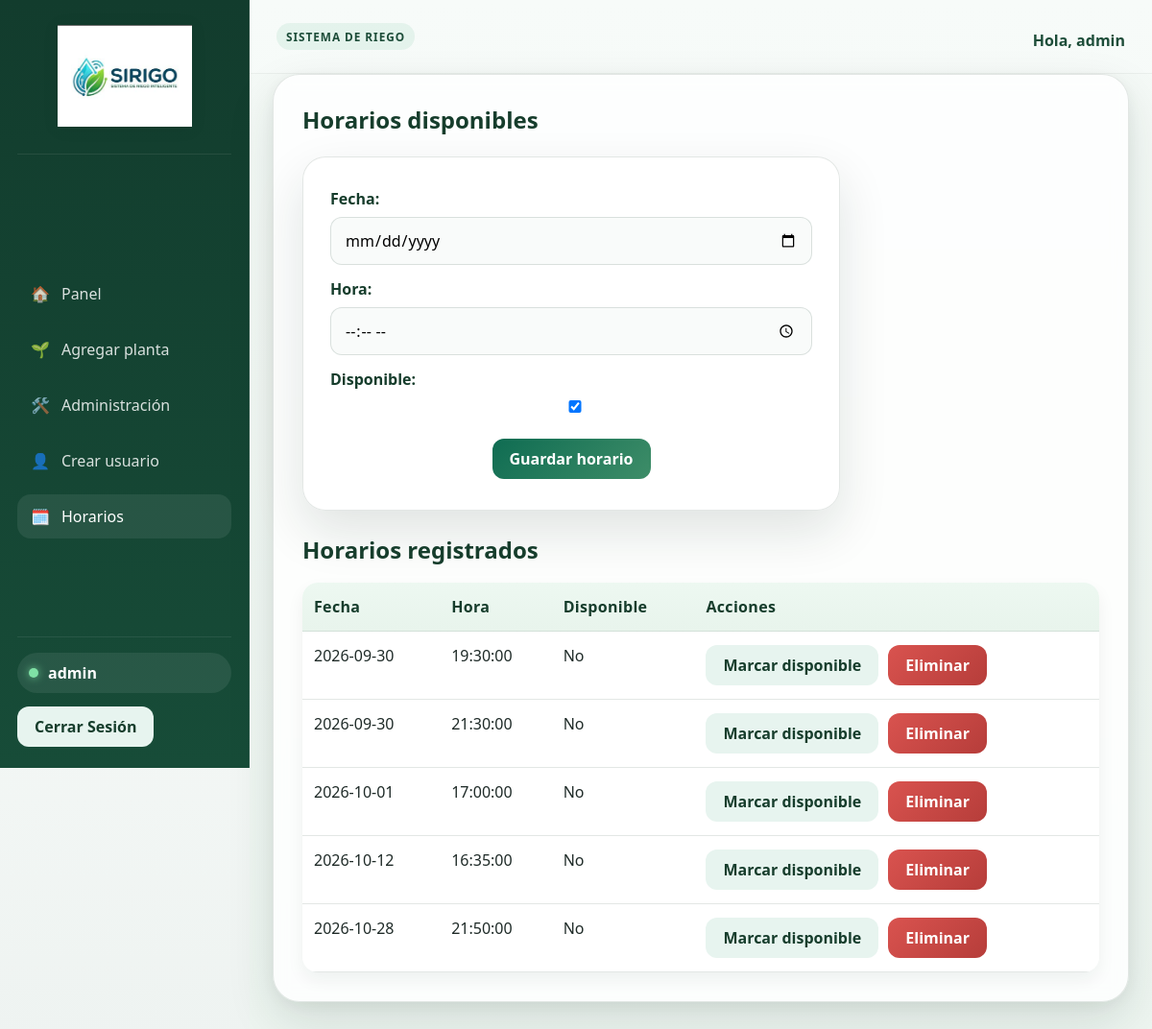
/admin-horarios/ (signed in), run on the app's committed database.
### riego/models.py (models this page shows, shortened)
class HorarioDisponible(models.Model):
    fecha = models.DateField()
    hora = models.TimeField()
    disponible = models.BooleanField(default=True)
    class Meta:
        unique_together = (('fecha', 'hora'),)

### riego/views.py (the view, shortened to what this page needs)
# urls.py: path('admin-horarios/', views.admin_horarios, name='admin_horarios'),
@staff_member_required
@never_cache
def admin_horarios(request):
    form = HorarioDisponibleForm()
    horarios = HorarioDisponible.objects.order_by('fecha', 'hora')
    return render(request, 'riego/admin_horarios.html', {'form': form, 'horarios': horarios})

### riego/forms.py
class HorarioDisponibleForm(forms.ModelForm):
    fecha = forms.DateField(widget=forms.DateInput(attrs={'type': 'date'}))
    hora = forms.TimeField(widget=forms.TimeInput(attrs={'type': 'time'}))
    class Meta:
        model = HorarioDisponible
        fields = ('fecha', 'hora', 'disponible')

### riego/templates/riego/admin_horarios.html (shortened to what this page needs)
{% extends 'riego/base.html' %}
{% block contenido %}
    <div class="page-card">
        <div class="page-header">
            <h2>Horarios disponibles</h2>
        </div>
        <div class="auth-shell" style="min-height: auto; place-items: start; padding: 0 0 24px;">
            <div class="auth-card" style="width: min(100%, 560px);">
                <form method="post" class="form-layout">
                    {{ form.as_p }}
                    <div class="form-actions">
                        <button class="btn btn-primary" type="submit">Guardar horario</button>
                    </div>
                </form>
            </div>
        </div>
        <h3 class="section-title">Horarios registrados</h3>
        {% if horarios %}
            <table class="data-table">
                <thead>
                    <tr>
                        <th>Fecha</th>
                        <th>Hora</th>
                        <th>Disponible</th>
                        <th>Acciones</th>
                    </tr>
                </thead>
                <tbody>
                    {% for horario in horarios %}
                        <tr>
                            <td>{{ horario.fecha|date:"Y-m-d" }}</td>
                            <td>{{ horario.hora|time:"H:i:s" }}</td>
                            <td>{{ horario.disponible|yesno:'Sí,No' }}</td>
                            <td>
                                <div class="page-actions">
                                    <form method="post">
                                        <button class="btn btn-secondary" type="submit">
                                            {% if horario.disponible %}Marcar no disponible{% else %}Marcar disponible{% endif %}
                                        </button>
                                    </form>
                                    <form method="post" onsubmit="return confirm('¿Eliminar este horario?');">
                                        <button class="btn btn-danger" type="submit">Eliminar</button>
                                    </form>
                                </div>
                            </td>
                        </tr>
                    {% endfor %}
                </tbody>
            </table>
        {% else %}
            <div class="empty-state">Aún no hay horarios registrados.</div>
        {% endif %}
    </div>
{% endblock %}

### riego/templates/riego/base.html (shortened to what this page needs)
{% load static %}
<!DOCTYPE html>
<html lang="es">
<head>
    <link rel="stylesheet" href="{% static 'riego/css/styles.css' %}?v=8">
</head>
<body>
    <div class="app-shell {% if user.is_authenticated %}app-shell--dashboard{% endif %}">
        {% if user.is_authenticated %}
            <aside class="sidebar">
                <div class="sidebar-brand">
                    <img class="brand-logo-img" src="{% static 'riego/images/logo.jpeg' %}" alt="SIRIGO" style="max-width: 140px; height: auto; display: block; margin: 0 auto 10px;">
                </div>
                <nav class="sidebar-nav" aria-label="Navegación principal">
                    <a class="sidebar-link {% if request.resolver_match.url_name == 'panel' %}is-active{% endif %}" href="{% url 'panel' %}">
                        <span>🏠</span>
                        <span>Panel</span>
                    </a>
                    {% if user.is_staff %}
                        <a class="sidebar-link {% if request.resolver_match.url_name == 'admin_agregar_planta' %}is-active{% endif %}" href="{% url 'admin_agregar_planta' %}">
                            <span>🌱</span>
                            <span>Agregar planta</span>
                        </a>
                    {% endif %}
                    {% if user.is_staff %}
                        <a class="sidebar-link {% if request.resolver_match.url_name == 'admin_dashboard' %}is-active{% endif %}" href="{% url 'admin_dashboard' %}">
                            <span>🛠️</span>
                            <span>Administración</span>
                        </a>
                        <a class="sidebar-link {% if request.resolver_match.url_name == 'admin_crear_usuario' %}is-active{% endif %}" href="{% url 'admin_crear_usuario' %}">
                            <span>👤</span>
                            <span>Crear usuario</span>
                        </a>
                        <a class="sidebar-link {% if request.resolver_match.url_name == 'admin_horarios' %}is-active{% endif %}" href="{% url 'admin_horarios' %}">
                            <span>🗓️</span>
                            <span>Horarios</span>
                        </a>
                    {% endif %}
                </nav>
                <div class="sidebar-footer">
                    <div class="user-pill">
                        <span class="user-dot"></span>
                        <span>{{ user.username }}</span>
                    </div>
                    <form class="logout-form" method="post" action="{% url 'logout' %}">
                        <button class="btn btn-secondary" type="submit">Cerrar Sesión</button>
                    </form>
                </div>
            </aside>
            <div class="main-panel">
                <header class="content-topbar">
                    <div>
                        <span class="section-tag">Sistema de riego</span>
                    </div>
                    <div class="content-topbar__meta">
                        <span>Hola, {{ user.username }}</span>
                    </div>
                </header>
        {% endif %}
        <main class="{% if user.is_authenticated %}page-content page-content--compact app-content-auth{% else %}page-content{% endif %}">
            {% block contenido %}{% endblock %}
        </main>
        {% if user.is_authenticated %}
            </div>
        {% endif %}
    </div>
</body>
</html>

### data on the page
HorarioDisponible: fecha "2026-09-30", hora "19:30:00", disponible "No", shows "Marcar disponible"
HorarioDisponible: fecha "2026-09-30", hora "21:30:00", disponible "No", shows "Marcar disponible"
HorarioDisponible: fecha "2026-10-01", hora "17:00:00", disponible "No", shows "Marcar disponible"
HorarioDisponible: fecha "2026-10-12", hora "16:35:00", disponible "No", shows "Marcar disponible"
HorarioDisponible: fecha "2026-10-28", hora "21:50:00", disponible "No", shows "Marcar disponible"

### other printed values
{{ user.username }} "admin"
